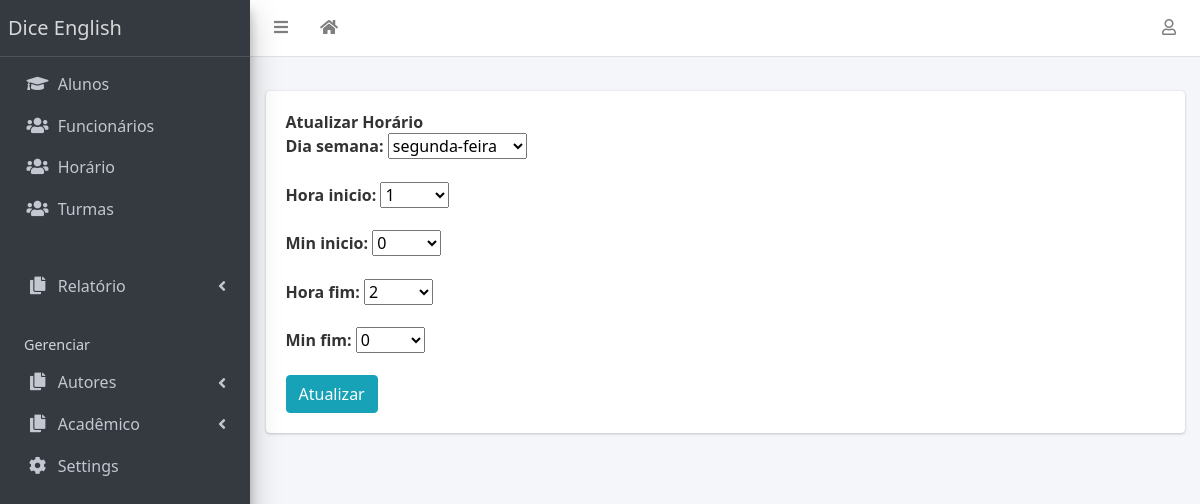
Page /horario-update-form/1 on the earlier database version.
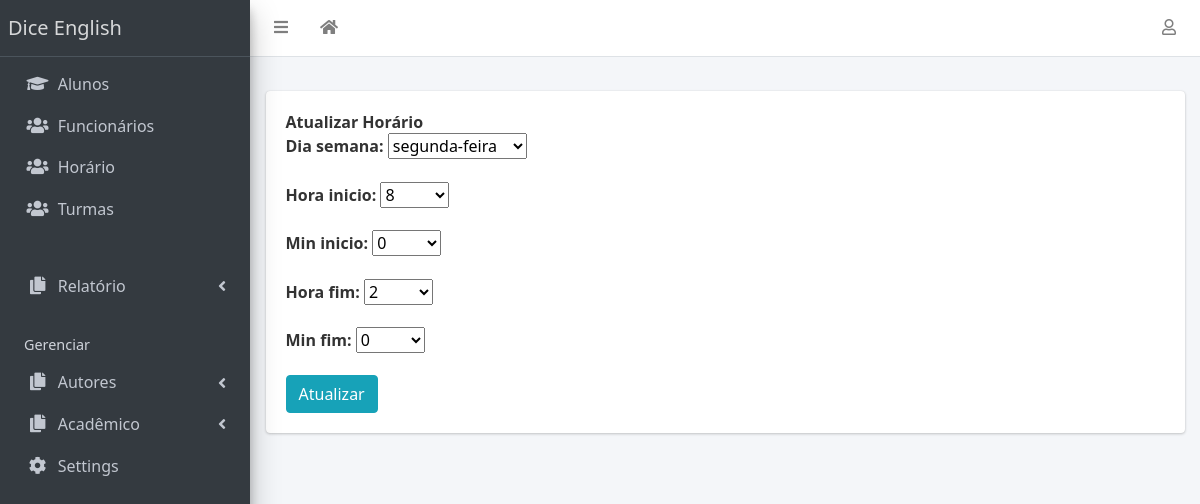
Same page on the later database version.
### academico/models.py (models this page shows, shortened)
class Horario(models.Model):
    id = models.AutoField(primary_key=True,)
    dia_semana_choice = (
        ('segunda-feira', 'segunda-feira'),
        ('terça-feira', 'terça-feira'),
        ('quarta-feira', 'quartada-feira'),
        ('quinta-feira', 'quintaa-feira'),
        ('sexta-feira', 'sextaa-feira'),
        ('sábado-feira', 'sábadoda-feira'),
        ('domingo-feira', 'domingoa-feira'),
    )
    dia_semana = models.CharField(max_length=30, blank=True, null=True, default='', choices=dia_semana_choice)
    hora_ini_choice = (
        (f'{x}', f'{x}')
        for x in range(0, 24)
    )
    hora_fim_choice = (
        (f'{x}', f'{x}')
        for x in range(0, 24)
    )
    min_ini_choice = (
        (f'{x}', f'{x}')
        for x in range(0, 60)
    )
    min_fim_choice = (
        (f'{x}', f'{x}')
        for x in range(0, 60)
    )
    hora_inicio = models.CharField(max_length=2, blank=True, null=True, default='', choices=hora_ini_choice)
    min_inicio = models.CharField(max_length=2, blank=True, null=True, default='', choices=min_ini_choice)
    hora_fim = models.CharField(max_length=2, blank=True, null=True, default='', choices=hora_fim_choice)
    min_fim = models.CharField(max_length=2, blank=True, null=True, default='', choices=min_fim_choice)

### academico/views.py (the view)
# urls.py: path('horario-update-form/<int:pk>', views.Horario().update_form, name='horario-update-form'),
    def update_form(self, request, pk):
        post = models.Horario.objects.get(id=pk)
        if request.method == "POST":
            form = forms.HorarioUpdateForm(request.POST, instance=post)
            if form.is_valid():
                post = form.save(commit=False)
                post.save()
                return redirect('home:detalhes', pk=post.hr_turma)
        else:
            form = forms.HorarioUpdateForm(instance=post)
        return render(request, 'horario_update_form.html', {'form': form})

### academico/forms.py
class HorarioUpdateForm(ModelForm):
    class Meta:
        model = models.Horario
        fields = '__all__'

### templates/horario_update_form.html (shortened to what this page needs)
{% extends 'base.html' %}
{% block main %}
<b> Atualizar Horário</b>
<br>
<form action="{% url 'horario-update' %}", method="POST">
    {{ form.as_p }}
    <button class="btn btn-info"
            type="submit">
        Atualizar
    </button>
</form>
{% endblock %}

Differences in the rows shown:
changed Horario "segunda-feira": hora_inicio "1" → "8"
